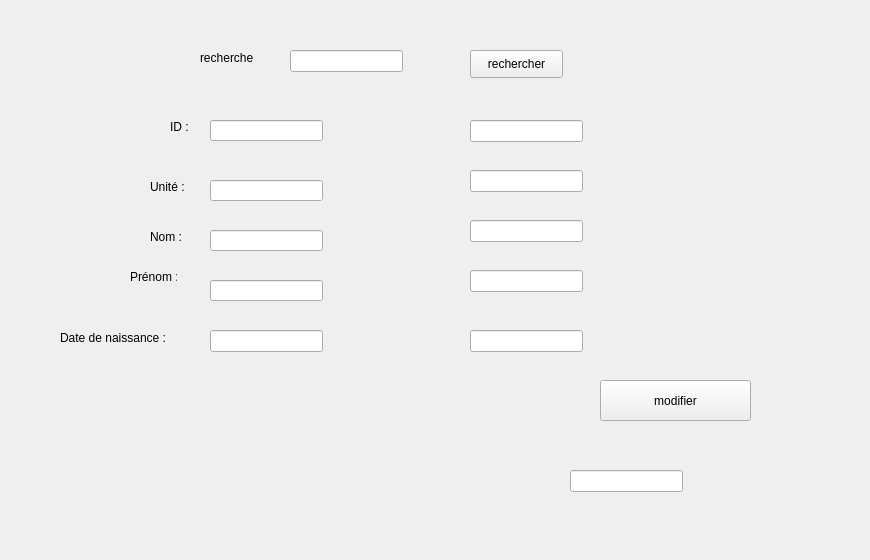
          <widget class="QWidget" name="tab_13">
           <attribute name="icon">
            <iconset>
             <normaloff>edit.jpg</normaloff>edit.jpg</iconset>
           </attribute>
           <attribute name="title">
            <string>Modifier </string>
           </attribute>
           <widget class="QLabel" name="label_19">
            <property name="geometry">
             <rect>
              <x>170</x>
              <y>120</y>
              <width>47</width>
              <height>14</height>
             </rect>
            </property>
            <property name="text">
             <string>ID :</string>
            </property>
           </widget>
           <widget class="QLineEdit" name="lineEdit_16">
            <property name="geometry">
             <rect>
              <x>210</x>
              <y>230</y>
              <width>113</width>
              <height>21</height>
             </rect>
            </property>
           </widget>
           <widget class="QLabel" name="label_20">
            <property name="geometry">
             <rect>
              <x>150</x>
              <y>230</y>
              <width>47</width>
              <height>14</height>
             </rect>
            </property>
            <property name="text">
             <string>Nom :</string>
            </property>
           </widget>
           <widget class="QLabel" name="label_21">
            <property name="geometry">
             <rect>
              <x>130</x>
              <y>270</y>
              <width>47</width>
              <height>14</height>
             </rect>
            </property>
            <property name="text">
             <string>Prénom :</string>
            </property>
           </widget>
           <widget class="QLabel" name="label_24">
            <property name="geometry">
             <rect>
              <x>150</x>
              <y>180</y>
              <width>47</width>
              <height>14</height>
             </rect>
            </property>
            <property name="text">
             <string>Unité :</string>
            </property>
           </widget>
           <widget class="QLabel" name="label_27">
            <property name="geometry">
             <rect>
              <x>60</x>
              <y>330</y>
              <width>141</width>
              <height>16</height>
             </rect>
            </property>
            <property name="text">
             <string>Date de naissance :</string>
            </property>
           </widget>
           <widget class="QLineEdit" name="lineEdit_17">
            <property name="geometry">
             <rect>
              <x>210</x>
              <y>120</y>
              <width>113</width>
              <height>21</height>
             </rect>
            </property>
           </widget>
           <widget class="QLineEdit" name="lineEdit_18">
            <property name="geometry">
             <rect>
              <x>210</x>
              <y>180</y>
              <width>113</width>
              <height>21</height>
             </rect>
            </property>
           </widget>
           <widget class="QLineEdit" name="lineEdit_22">
            <property name="geometry">
             <rect>
              <x>210</x>
              <y>280</y>
              <width>113</width>
              <height>21</height>
             </rect>
            </property>
           </widget>
           <widget class="QPushButton" name="pushButton_20">
            <property name="geometry">
             <rect>
              <x>600</x>
              <y>380</y>
              <width>151</width>
              <height>41</height>
             </rect>
            </property>
            <property name="text">
             <string>modifier</string>
            </property>
            <property name="icon">
             <iconset>
              <normaloff>edit.jpg</normaloff>edit.jpg</iconset>
            </property>
           </widget>
           <widget class="QLabel" name="label_68">
            <property name="geometry">
             <rect>
              <x>0</x>
              <y>-90</y>
              <width>861</width>
              <height>551</height>
             </rect>
            </property>
            <property name="text">
             <string/>
            </property>
            <property name="pixmap">
             <pixmap>../fond-texture-grunge-abstrait-bleu-marine_145345-4.jpg</pixmap>
            </property>
            <property name="scaledContents">
             <bool>true</bool>
            </property>
           </widget>
           <widget class="QLineEdit" name="lineEdit_19">
            <property name="geometry">
             <rect>
              <x>210</x>
              <y>330</y>
              <width>113</width>
              <height>22</height>
             </rect>
            </property>
           </widget>
           <widget class="QLineEdit" name="lineEdit_20">
            <property name="geometry">
             <rect>
              <x>570</x>
              <y>470</y>
              <width>113</width>
              <height>22</height>
             </rect>
            </property>
           </widget>
           <widget class="QLineEdit" name="lineEdit_33">
            <property name="geometry">
             <rect>
              <x>470</x>
              <y>120</y>
              <width>113</width>
              <height>22</height>
             </rect>
            </property>
           </widget>
           <widget class="QLineEdit" name="lineEdit_34">
            <property name="geometry">
             <rect>
              <x>470</x>
              <y>170</y>
              <width>113</width>
              <height>22</height>
             </rect>
            </property>
           </widget>
           <widget class="QLineEdit" name="lineEdit_42">
            <property name="geometry">
             <rect>
              <x>470</x>
              <y>270</y>
              <width>113</width>
              <height>22</height>
             </rect>
            </property>
           </widget>
           <widget class="QLineEdit" name="lineEdit_43">
            <property name="geometry">
             <rect>
              <x>470</x>
              <y>330</y>
              <width>113</width>
              <height>22</height>
             </rect>
            </property>
           </widget>
           <widget class="QLineEdit" name="lineEdit_44">
            <property name="geometry">
             <rect>
              <x>470</x>
              <y>220</y>
              <width>113</width>
              <height>22</height>
             </rect>
            </property>
           </widget>
           <widget class="QLineEdit" name="lineEdit_45">
            <property name="geometry">
             <rect>
              <x>290</x>
              <y>50</y>
              <width>113</width>
              <height>22</height>
             </rect>
            </property>
           </widget>
           <widget class="QLabel" name="label_28">
            <property name="geometry">
             <rect>
              <x>200</x>
              <y>50</y>
              <width>56</width>
              <height>16</height>
             </rect>
            </property>
            <property name="text">
             <string>recherche</string>
            </property>
           </widget>
           <widget class="QPushButton" name="pushButton_21">
            <property name="geometry">
             <rect>
              <x>470</x>
              <y>50</y>
              <width>93</width>
              <height>28</height>
             </rect>
            </property>
            <property name="text">
             <string>rechercher</string>
            </property>
           </widget>
          </widget>
